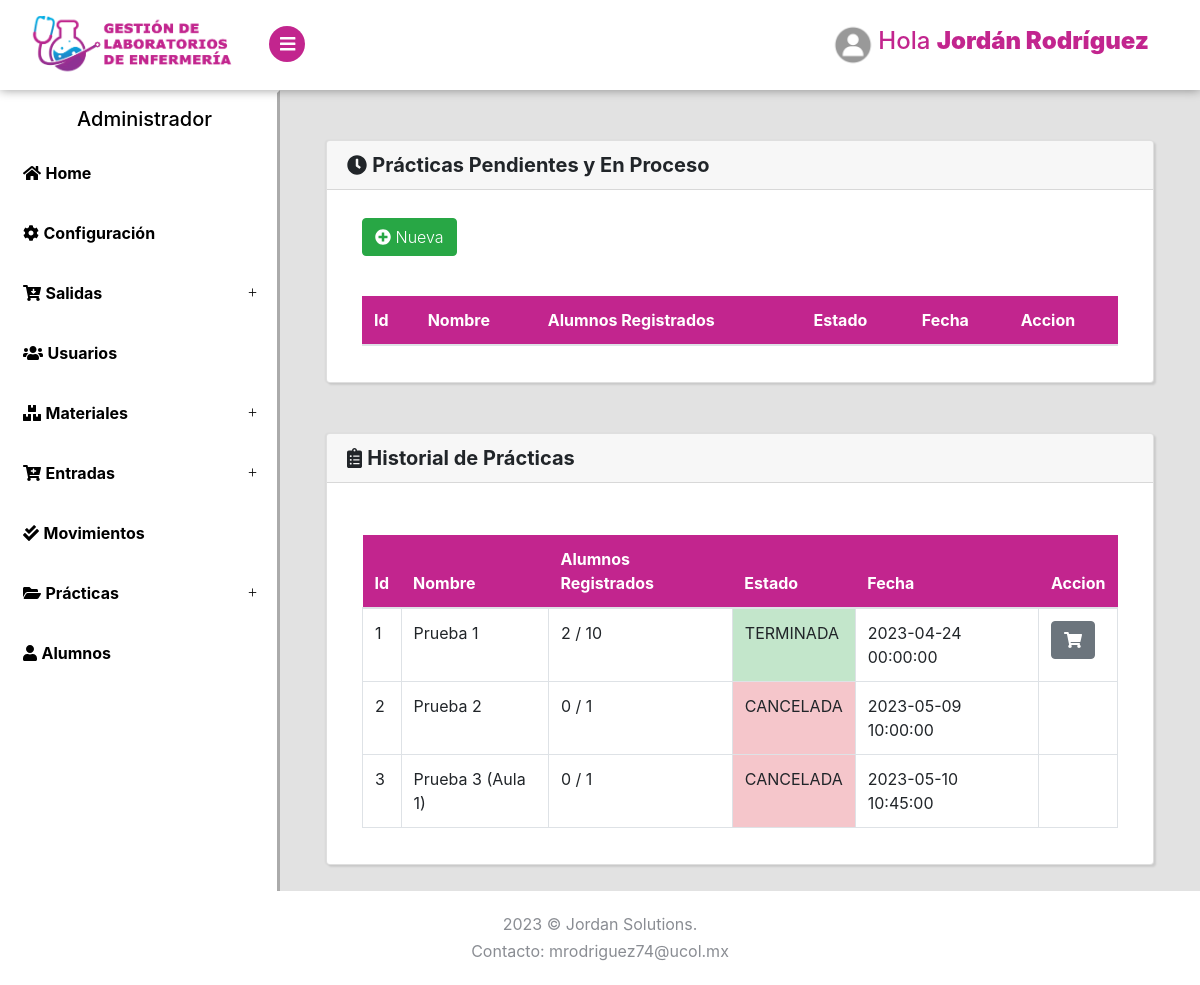
Page /Practicas/Practicas (signed in) on the committed database.
### tables this page shows
CREATE TABLE `practicas` (
  `id` int(5) NOT NULL,
  `nombre` varchar(200) NOT NULL,
  `id_plantilla` int(5) NOT NULL,
  `id_plantillam` int(10) NOT NULL,
  `id_responsable` int(5) NOT NULL,
  `fecha_practica` datetime NOT NULL,
  `semestre` int(2) NOT NULL,
  `capacidad` int(2) NOT NULL,
  `registros` int(10) NOT NULL DEFAULT 0,
  `estado` int(11) NOT NULL DEFAULT 1,
  `fecha` datetime NOT NULL DEFAULT current_timestamp()
);

### Libraries/Core/Views.php (called while the page is built)
<?php
class Views{
    function getView($controller, $view, $alert="", $data1 = "", $data2 = "", $data3 = "", $data4 = "", $data5 = "")
    {
        $controller = get_class($controller);
        if ($controller == "Login") {
            $view = "Views/".$view.".php";
        }else{
            $view = "Views/" . $controller . "/" . $view . ".php";
        }
        require_once($view);
    }
}
?>

### Controller/Practicas.php (called while the page is built, shortened)
<?php
class Practicas extends Controllers{
    public function Practicas()
    {
        $data1 = $this->model->selectPracticas();
        $data2 = $this->model->selectPlantillas();
        $data3 = $this->model->selectPlantillasM();
        $data4 = $this->model->selectUsuarios();
        $this->views->getView($this, "Practicas", "", $data1, $data2, $data3, $data4);
        die();
    }
}
?>

### index.php (called while the page is built, shortened)
<?php
require_once("Helpers/Helpers.php");
require_once("Libraries/Core/Load.php");
?>

### Libraries/Core/Mysql.php (called while the page is built, shortened)
<?php
class Mysql extends Conexion{
    private $conexion;
    function __construct()
    {
        $this->conexion = new Conexion();
        $this->conexion = $this->conexion->conect();
    }
    public function select_all(string $query){
        $this->strquery = $query;
        $result = $this->conexion->prepare($this->strquery);
        $result->execute();
        $data = $result->fetchall(PDO::FETCH_ASSOC);
        return $data;
    }
}
?>

### Libraries/Core/Conexion.php (called while the page is built)
<?php
class Conexion{
    private $conect;
    public function __construct()
    {
      $conexion = "mysql:host=".HOST.";dbname=".BD.";.CHARSET.";
      try {
          $this->conect = new PDO($conexion, DB_USER, PASS);
          $this->conect->setAttribute(PDO::ATTR_ERRMODE, PDO::ERRMODE_EXCEPTION);
      } catch (PDOException $e) {
          $this->conect = "Error en la conexion";
          echo "Error: " . $e->getMessage();
      }
    }
    public function conect()
    {
        return $this->conect;
    }
}
?>

### Models/PracticasModel.php (called while the page is built, shortened)
<?php
class PracticasModel extends Mysql{
    public function selectPracticas()
    {
        $sql = "SELECT * FROM practicas";
        $res = $this->select_all($sql);
        return $res;
    }
}
?>

### Helpers/Helpers.php (called while the page is built, shortened)
<?php
function base_url()
{
    return BASE_URL;
}
?>

### Views/Practicas/Practicas.php (the view, shortened to what this page needs)
<?php if($_SESSION['rol'] <= 1){ ?>
<div class="page-content2">
    <section>
        <div class="card container-fluid2 text-center">
            <div class="card-header"><i class="fas fa-exclamation-circle"></i> ERROR</div>
            <div class="card-body">
                <img src="../Assets/img/unicornio.png" style="height: 400px; ">
                <h5 class="card-title">Error: No tienes acceso a esta página.</h5>
            </div>
            <div class="card-footer text-muted">
              <a href="<?php echo base_url() ?>Dashboard/Alumnos" class="btn btn-primary">Ir al inicio</a>
            </div>
        </div>
    </section>
</div>
<?php }  else { ?>
<div class="page-content">
    <section>
        <div class="card container-fluid2">
            <h5 class="card-header"><i class="fas fa-clock"></i> <strong>Prácticas Pendientes y En Proceso</strong></h5>
            <div class="card-body">
                <div class="container-fluid ">
                    <div class="row">
                        <div class="col-lg-12 mt-2">
                            <div class="row">
                                <div class="col-lg-8 mb-2">
                                    <button class="btn btn-success mb-2" type="button" data-toggle="modal" data-target="#nueva_practica"><i class="fas fa-plus-circle"></i> Nueva</button>
                                </div>
                                <div class="col-lg-4">
                                </div>
                            </div>
                            <div class="table-responsive mt-4">
                                <table class="table table-hover table-bordered" id="Table">
                                    <thead class="thead-personality">
                                        <tr>
                                            <th>Id</th>
                                            <th>Nombre</th>
                                            <th>Alumnos Registrados</th>
                                            <th>Estado</th>
                                            <th>Fecha</th>
                                            <th>Accion</th>
                                        </tr>
                                    </thead>
                                </table>
                            </div>
                        </div>
                    </div>
                </div>
            </div>
        </div>
    </section>
    <section>
        <div class="card container-fluid2">
            <h5 class="card-header"><i class="fas fa-clipboard-list"></i> <strong>Historial de Prácticas</strong></h5>
            <div class="card-body">
                <div class="container-fluid ">
                    <div class="row">
                        <div class="col-lg-12 mt-2">
                            <div class="table-responsive mt-4">
                                <table class="table table-hover table-bordered" id="Table2">
                                    <thead class="thead-personality">
                                        <tr>
                                            <th>Id</th>
                                            <th>Nombre</th>
                                            <th>Alumnos Registrados</th>
                                            <th>Estado</th>
                                            <th>Fecha</th>
                                            <th>Accion</th>
                                        </tr>
                                    </thead>
                                    <tbody>
                                        <?php foreach ($data1 as $lista) { ?>
                                            <?php if ($lista['estado'] == 0 || $lista['estado'] == 3) { ?>
                                            <tr>
                                                <td><?php echo $lista['id']; ?></td>
                                                <td><?php echo $lista['nombre']; ?></td>
                                                <td><?php echo ($lista['registros']." / ".$lista['capacidad']); ?></td>
                                                <?php if($lista['estado'] == 0){ ?>
                                                    <td class="table-danger">CANCELADA</td>
                                                <?php }  elseif ($lista['estado'] == 3){ ?>
                                                    <td class="table-success">TERMINADA</td>
                                                <?php } ?>
                                                <td><?php echo $lista['fecha_practica']; ?></td>
                                                <td>
                                                    <?php if($lista['estado'] == 3){ ?>
                                                        <form action="<?php echo base_url() ?>Practicas/agregarMateriales?id=<?php echo $lista['id']; ?>&plantilla=<?php echo $lista['id_plantillam']; ?>" method="post" class="d-inline">
                                                            <button type="submit" class="btn btn-secondary mb-2"><i class="fas fa-shopping-cart"></i></button>
                                                        </form>
                                                    <?php } ?>
                                                </td>
                                            </tr>
                                            <?php } ?>
                                        <?php } ?>
                                    </tbody>
                                </table>
                            </div>
                        </div>
                    </div>
                </div>
            </div>
        </div>
    </section>
</div>
<?php } ?>

### Assets/css/style.default.css (style rules this page uses)
:root { --blue: #15c2e9; --graylight: #e2e2e2; --grayheader: #F7F7F7; --lavanda: #c2258e; --black: #000; --white: #fff; }
body { position: relative; }
section { padding: 0 1rem; }
button { cursor: pointer; }
i, span, strong { display: inline-block; }
.card { margin-bottom: 30px; -webkit-box-shadow: 2px 2px 2px rgba(0, 0, 0, 0.1), -1px 0 2px rgba(0, 0, 0, 0.05); box-shadow: 2px 2px 2px rgba(0, 0, 0, 0.1), -1px 0 2px rgba(0, 0, 0, 0.05); }
.page-content { position: relative; background: var(--graylight); min-height: 100vh; width: calc(100% - 280px); padding: 0; padding-bottom: 70px; }
button, input[type="submit"] { cursor: pointer; font-family: inherit; font-weight: 300 !important; }
.table { margin-bottom: 0; color: #8a8d93; }
.table td, .table th { border-color: #343a40; }
.table thead th { border: none; }
.table-bordered td, .table-bordered th { border-color: #343a40; }
.btn { font-weight: 400; border: 1px solid transparent; padding: 0.45rem 0.75rem; font-size: 1rem; line-height: 1.5; border-radius: 0.25rem; -webkit-transition: color 0.15s ease-in-out, background-color 0.15s ease-in-out, border-color 0.15s ease-in-out, -webkit-box-shadow 0.15s ease-in-out; transition: color 0.15s ease-in-out, background-color 0.15s ease-in-out, border-color 0.15s ease-in-out, -webkit-box-shadow 0.15s ease-in-out; transition: color 0.15s ease-in-out, background-color 0.15s ease-in-out, border-color 0.15s ease-in-out, box-shadow 0.15s ease-in-out; transition: color 0.15s ease-in-out, background-color 0.15s ease-in-out, border-color 0.15s ease-in-out, box-shadow 0.15s ease-in-out, -webkit-box-shadow 0.15s ease-in-out; }
.btn-secondary { color: color-yiq(#868e96); background-color: #868e96; border-color: #868e96; }
.btn-success { color: color-yiq(#28a745); background-color: #28a745; border-color: #28a745; }
body { font-family: "Muli", sans-serif; font-size: 1rem; font-weight: 400; line-height: 1.5; color: #8a8d93; background-color: #fff; }
h1, h2, h3, h4, h5, h6, .h1, .h2, .h3, .h4, .h5, .h6 { margin-bottom: 0.5rem; font-family: inherit; font-weight: 700; line-height: 1.2; color: inherit; }
h5, .h5 { font-size: 1.1rem; }
.card { background-color: #2d3035; border: 1px solid #34373d; border-radius: 0; }
.card-body { padding: 1.25rem; }
.card-header { padding: 0.75rem 1.25rem; background-color: rgba(0, 0, 0, 0.03); border-bottom: 1px solid #34373d; }
.card-header:first-child { border-radius: 0 0 0 0; }
.container-fluid2 { margin: 50px 30px; }
.thead-personality { background: var(--lavanda); color: var(--white); }

### rows in the picture
practicas: id "1", nombre "Prueba 1", registros "2", capacidad "10", estado "TERMINADA", fecha_practica "2023-04-24 00:00:00"
practicas: id "2", nombre "Prueba 2", registros "0", capacidad "1", estado "CANCELADA", fecha_practica "2023-05-09 10:00:00"
practicas: id "3", nombre "Prueba 3 (Aula 1)", registros "0", capacidad "1", estado "CANCELADA", fecha_practica "2023-05-10 10:45:00"

### other values in the picture
$_SESSION['nombre'] "Jordán Rodríguez"
